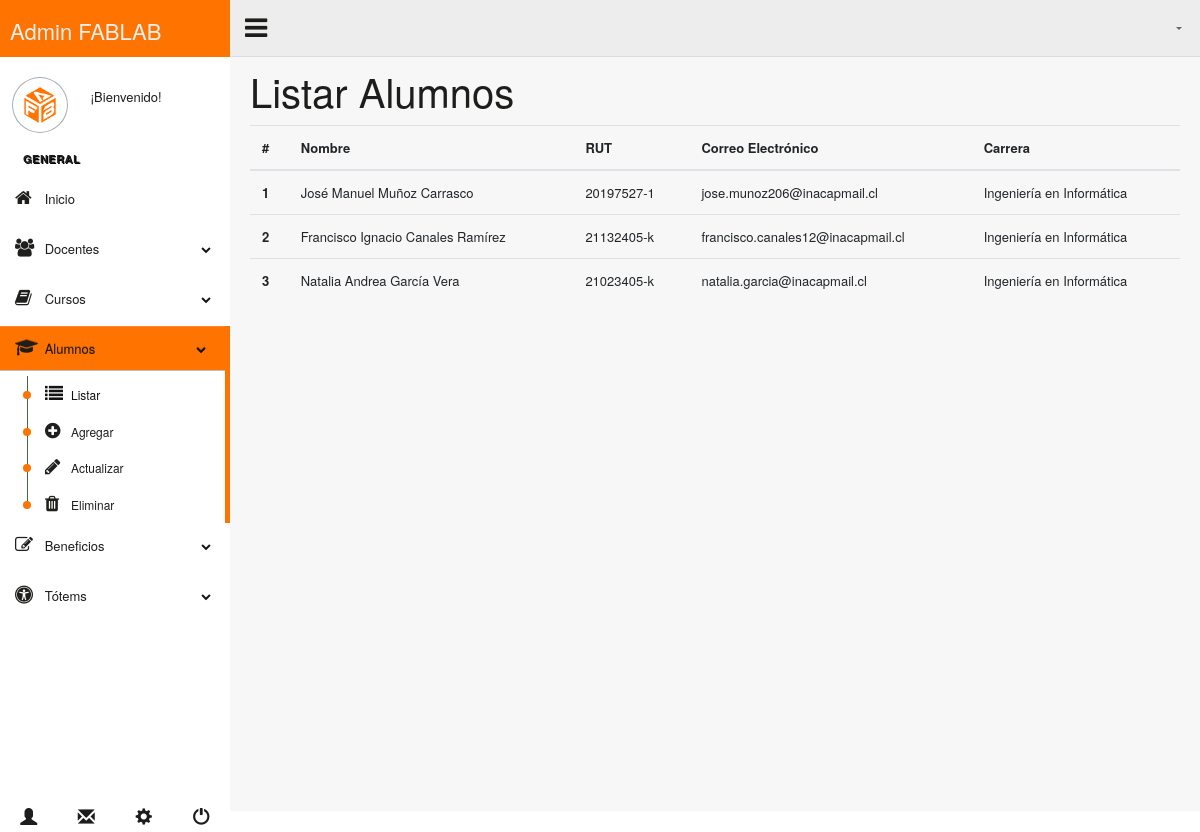
The app's page /listarAlumnos/ with its own data.
### core/models.py (models this page shows, shortened)
class Alumno(models.Model):
    rut = models.CharField(primary_key=True, max_length=10)
    nombre = models.CharField(max_length=100)
    email = models.CharField(max_length=50)
    carrera = models.CharField(max_length=70)

### core/views.py (the view)
# urls.py: path('listarAlumnos/', views.listarAlumnos,name="listarAlumnos"),
def listarAlumnos(request):
    return render(request,"core/crud_alumnos/listar_a.html",{ 'alumnos' : Alumno.objects.all()})

### core/templates/core/crud_alumnos/listar_a.html
{%extends '../index_master.html' %}
{% block content %}
<div class="right_col" role="main">
    <h1>Listar Alumnos</h1>
    <div class="table-responsive">
        <table class="table table-hover border-warning">
          <thead>
            <tr>
              <th scope="col">#</th>
              <th scope="col">Nombre</th>
              <th scope="col">RUT</th>
              <th scope="col">Correo Electrónico</th>
              <th scope="col">Carrera</th>
            </tr>
          </thead>
          <tbody>
                {% for a in alumnos %}
                <tr>
                  <th scope="row">{{ forloop.counter }}</th>
                  <td>{{ a.nombre }}</td>
                  <td>{{ a.rut }}</td>
                  <td>{{ a.email }}</td>
                  <td>{{ a.carrera }}</td>
                </tr>
                {% endfor %}
          </tbody>
        </table>
    </div>
</div>
{%endblock%}

### records on screen
Alumno: nombre "José Manuel Muñoz Carrasco", rut "20197527-1", email "jose.munoz206@inacapmail.cl", carrera "Ingeniería en Informática"
Alumno: nombre "Francisco Ignacio Canales Ramírez", rut "21132405-k", email "francisco.canales12@inacapmail.cl", carrera "Ingeniería en Informática"
Alumno: nombre "Natalia Andrea García Vera", rut "21023405-k", email "natalia.garcia@inacapmail.cl", carrera "Ingeniería en Informática"
